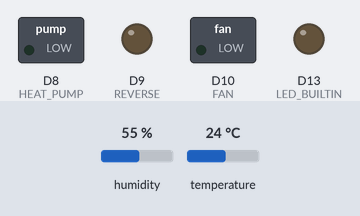
Recording of a sketch running on a simulated Seeed XIAO (SAMD21). Parts: switched loads named in the sketch (green lamp = pin HIGH), output pins drawn as LEDs (lit = HIGH). The test bench sets the inputs (shaded band); at power-on: humidity 55 %, temperature 24 °C. What the sketch prints to the serial monitor is not drawn.

Above: at 0.1 s.
At 25.4 s:
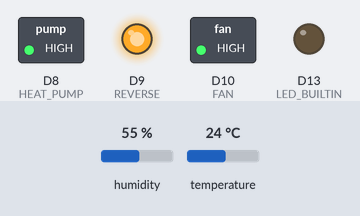
Timing chart, 0 to 26.9 s (numbered marks = the images above):
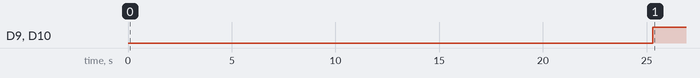

Measured:
- by itself, D9 (REVERSE), D10 (FAN): LOW → HIGH at 25.3 s

The sketch:

thermostat.ino
```cpp
#include "DHT.h"
#define DHTPIN 7
#define DHTTYPE DHT11

#define HEAT_PUMP 8
#define REVERSE 9
#define FAN 10

#define DISABLE_RELAYS false
#define NUM_SAMPLES 25
#define SAMPLE_TIME 1000

static const float cooltarget = 74 - 3;
static const float heattarget = 71 - 3; // just moved it down by 3
static const float margin = 1;
float f = cooltarget;
float builtin_f = cooltarget;
unsigned long T_0 = 0;
unsigned long UPDATE_T = 0;
static unsigned long MIN_REFRESH_INTERVAL = 2 * 60 * 1000; // 2 minutes
String data = String("");

String target_status = String("");
String fan_status = String("OFF");
String heat_pump_status = String("OFF");
static int WARNING_LED_HALF_BLINK_TIME = 50; // 10 times a second
bool warning = false;
float to_fl = 0.0; // remote decoded float value (not used anymore)

float samples[NUM_SAMPLES];

DHT dht(DHTPIN, DHTTYPE);

int push_n = 0;
void pushTemp(float t) {
    samples[push_n] = t;

    float sum = 0;
    for (int i = 0; i < NUM_SAMPLES; i++) {
        sum += samples[i];
    }
    f = sum / NUM_SAMPLES;

    push_n++;
    push_n = push_n % NUM_SAMPLES;
}

void setup() {
    Serial.begin(9600);

    pinMode(LED_BUILTIN, OUTPUT);
    pinMode(FAN, OUTPUT);
    pinMode(HEAT_PUMP, OUTPUT);
    pinMode(REVERSE, OUTPUT);

    digitalWrite(HEAT_PUMP, LOW);
    digitalWrite(REVERSE, LOW);
    digitalWrite(FAN, LOW);

    dht.begin();

    // populate with 10 datapoints
    for (int i = 0; i < NUM_SAMPLES; i++) {
        delay(SAMPLE_TIME);
        pushTemp(dht.readTemperature(true));
    }

    builtin_f = f;

    T_0 = millis();
    UPDATE_T = T_0;
}

void updateRelays() {
    target_status =
        String(heattarget - margin) + " < T* < " + String(cooltarget + margin);

    if (heattarget - margin > f) {
        // too cold
        if (!DISABLE_RELAYS) {
            digitalWrite(HEAT_PUMP, HIGH);
            digitalWrite(FAN, HIGH);
            digitalWrite(REVERSE, LOW);
        }
        heat_pump_status = String("ON, NOTREVERSED (HEATING)");
        fan_status = String("ON");
        target_status = String(heattarget + margin) + " > " +
                        String(heattarget - margin) + " > T*";
    } else if (heattarget + margin < f && f < cooltarget - margin) {
        // acceptable
        if (!DISABLE_RELAYS) {
            digitalWrite(HEAT_PUMP, LOW);
            digitalWrite(FAN, LOW);
            digitalWrite(REVERSE, LOW);
        }
        heat_pump_status = String("OFF");
        fan_status = String("OFF");
        target_status = String(heattarget + margin) + " < T* < " +
                        String(cooltarget - margin);
    } else if (cooltarget + margin < f) {
        // too hot
        if (!DISABLE_RELAYS) {
            digitalWrite(HEAT_PUMP, HIGH);
            digitalWrite(FAN, HIGH);
            digitalWrite(REVERSE, HIGH);
        }
        heat_pump_status = String("ON, REVERSED (COOLING)");
        fan_status = String("ON");
        target_status = String(cooltarget - margin) + " < " +
                        String(cooltarget + margin) + " < T*";
    }
}

void emitSerialUpdate() {
    Serial.print(f);
    Serial.print(' ');
    Serial.print("REMOTE=");
    Serial.print(to_fl);
    Serial.print(" INTERNAL=");
    Serial.print(builtin_f);
    Serial.print(" | STATUS: ");
    Serial.print(target_status);
    Serial.print(" | HEAT_PUMP: ");
    Serial.print(heat_pump_status);
    Serial.print(" | FAN: ");
    Serial.print(fan_status);
    Serial.print(" | WARNING: ");
    Serial.print(warning ? "ON | " : "OFF | ");
    Serial.print("\n");
}

void loop() {
    updateRelays();
    emitSerialUpdate();
    delay(SAMPLE_TIME);
    pushTemp(dht.readTemperature(true));
    builtin_f = f;
}
```
